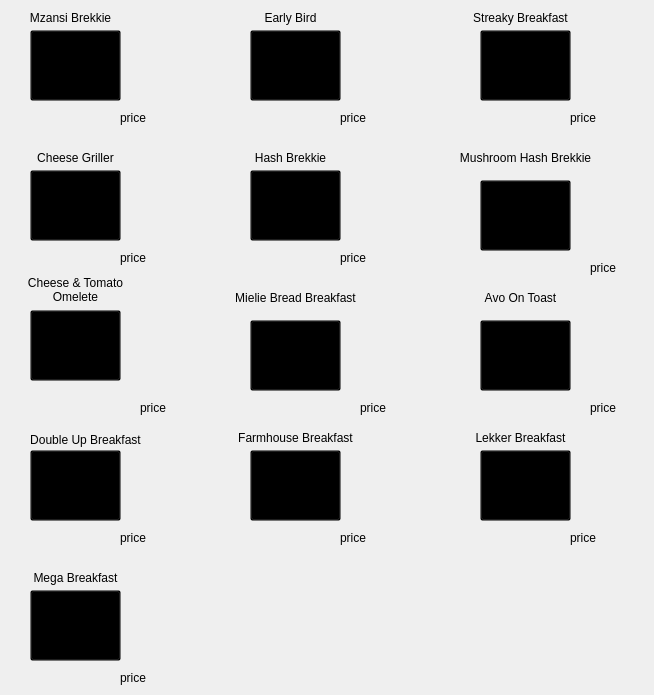
       <widget class="QWidget" name="breakfastPage">
        <widget class="QLabel" name="lblBreakfastPic1">
         <property name="geometry">
          <rect>
           <x>30</x>
           <y>30</y>
           <width>89</width>
           <height>71</height>
          </rect>
         </property>
         <property name="cursor">
          <cursorShape>PointingHandCursor</cursorShape>
         </property>
         <property name="text">
          <string/>
         </property>
         <property name="pixmap">
          <pixmap resource="resources.qrc">:/images/Breakfast/1.png</pixmap>
         </property>
         <property name="scaledContents">
          <bool>true</bool>
         </property>
        </widget>
        <widget class="QLabel" name="lblBreakfastText1">
         <property name="geometry">
          <rect>
           <x>10</x>
           <y>10</y>
           <width>121</width>
           <height>16</height>
          </rect>
         </property>
         <property name="text">
          <string>Mzansi Brekkie</string>
         </property>
         <property name="alignment">
          <set>Qt::AlignCenter</set>
         </property>
        </widget>
        <widget class="QLabel" name="lblBreakfastText2">
         <property name="geometry">
          <rect>
           <x>220</x>
           <y>10</y>
           <width>141</width>
           <height>16</height>
          </rect>
         </property>
         <property name="text">
          <string>Early Bird</string>
         </property>
         <property name="alignment">
          <set>Qt::AlignCenter</set>
         </property>
        </widget>
        <widget class="QLabel" name="lblBreakfastPic2">
         <property name="geometry">
          <rect>
           <x>250</x>
           <y>30</y>
           <width>89</width>
           <height>71</height>
          </rect>
         </property>
         <property name="cursor">
          <cursorShape>PointingHandCursor</cursorShape>
         </property>
         <property name="text">
          <string/>
         </property>
         <property name="pixmap">
          <pixmap resource="resources.qrc">:/images/Breakfast/2.png</pixmap>
         </property>
         <property name="scaledContents">
          <bool>true</bool>
         </property>
        </widget>
        <widget class="QLabel" name="lblBreakfastText3">
         <property name="geometry">
          <rect>
           <x>440</x>
           <y>10</y>
           <width>161</width>
           <height>16</height>
          </rect>
         </property>
         <property name="text">
          <string>Streaky Breakfast</string>
         </property>
         <property name="alignment">
          <set>Qt::AlignCenter</set>
         </property>
        </widget>
        <widget class="QLabel" name="lblBreakfastPic3">
         <property name="geometry">
          <rect>
           <x>480</x>
           <y>30</y>
           <width>89</width>
           <height>71</height>
          </rect>
         </property>
         <property name="cursor">
          <cursorShape>PointingHandCursor</cursorShape>
         </property>
         <property name="text">
          <string/>
         </property>
         <property name="pixmap">
          <pixmap resource="resources.qrc">:/images/Breakfast/3.png</pixmap>
         </property>
         <property name="scaledContents">
          <bool>true</bool>
         </property>
        </widget>
        <widget class="QLabel" name="lblBreakfastText4">
         <property name="geometry">
          <rect>
           <x>10</x>
           <y>150</y>
           <width>131</width>
           <height>16</height>
          </rect>
         </property>
         <property name="text">
          <string>Cheese Griller</string>
         </property>
         <property name="alignment">
          <set>Qt::AlignCenter</set>
         </property>
        </widget>
        <widget class="QLabel" name="lblBreakfastPic4">
         <property name="geometry">
          <rect>
           <x>30</x>
           <y>170</y>
           <width>89</width>
           <height>71</height>
          </rect>
         </property>
         <property name="cursor">
          <cursorShape>PointingHandCursor</cursorShape>
         </property>
         <property name="text">
          <string/>
         </property>
         <property name="pixmap">
          <pixmap resource="resources.qrc">:/images/Breakfast/4.PNG</pixmap>
         </property>
         <property name="scaledContents">
          <bool>true</bool>
         </property>
        </widget>
        <widget class="QLabel" name="lblBreakfastText5">
         <property name="geometry">
          <rect>
           <x>220</x>
           <y>150</y>
           <width>141</width>
           <height>16</height>
          </rect>
         </property>
         <property name="text">
          <string>Hash Brekkie</string>
         </property>
         <property name="alignment">
          <set>Qt::AlignCenter</set>
         </property>
        </widget>
        <widget class="QLabel" name="lblBreakfastPic5">
         <property name="geometry">
          <rect>
           <x>250</x>
           <y>170</y>
           <width>89</width>
           <height>71</height>
          </rect>
         </property>
         <property name="cursor">
          <cursorShape>PointingHandCursor</cursorShape>
         </property>
         <property name="text">
          <string/>
         </property>
         <property name="pixmap">
          <pixmap resource="resources.qrc">:/images/Breakfast/5.PNG</pixmap>
         </property>
         <property name="scaledContents">
          <bool>true</bool>
         </property>
        </widget>
        <widget class="QLabel" name="lblBreakfastText6">
         <property name="geometry">
          <rect>
           <x>430</x>
           <y>150</y>
           <width>191</width>
           <height>16</height>
          </rect>
         </property>
         <property name="text">
          <string>Mushroom Hash Brekkie</string>
         </property>
         <property name="alignment">
          <set>Qt::AlignCenter</set>
         </property>
        </widget>
        <widget class="QLabel" name="lblBreakfastPic6">
         <property name="geometry">
          <rect>
           <x>470</x>
           <y>170</y>
           <width>111</width>
           <height>81</height>
          </rect>
         </property>
         <property name="cursor">
          <cursorShape>PointingHandCursor</cursorShape>
         </property>
         <property name="text">
          <string/>
         </property>
         <property name="pixmap">
          <pixmap resource="resources.qrc">:/images/Breakfast/6.PNG</pixmap>
         </property>
         <property name="scaledContents">
          <bool>true</bool>
         </property>
        </widget>
        <widget class="QLabel" name="lblBreakfastText7">
         <property name="geometry">
          <rect>
           <x>10</x>
           <y>270</y>
           <width>131</width>
           <height>41</height>
          </rect>
         </property>
         <property name="text">
          <string>&lt;html&gt;&lt;head/&gt;&lt;body&gt;&lt;p&gt;Cheese &amp;amp; Tomato&lt;br/&gt;Omelete&lt;/p&gt;&lt;/body&gt;&lt;/html&gt;</string>
         </property>
         <property name="alignment">
          <set>Qt::AlignCenter</set>
         </property>
        </widget>
        <widget class="QLabel" name="lblBreakfastPic7">
         <property name="geometry">
          <rect>
           <x>20</x>
           <y>310</y>
           <width>111</width>
           <height>81</height>
          </rect>
         </property>
         <property name="cursor">
          <cursorShape>PointingHandCursor</cursorShape>
         </property>
         <property name="text">
          <string/>
         </property>
         <property name="pixmap">
          <pixmap resource="resources.qrc">:/images/Breakfast/7.PNG</pixmap>
         </property>
         <property name="scaledContents">
          <bool>true</bool>
         </property>
        </widget>
        <widget class="QLabel" name="lblBreakfastPic8">
         <property name="geometry">
          <rect>
           <x>240</x>
           <y>310</y>
           <width>111</width>
           <height>81</height>
          </rect>
         </property>
         <property name="cursor">
          <cursorShape>PointingHandCursor</cursorShape>
         </property>
         <property name="text">
          <string/>
         </property>
         <property name="pixmap">
          <pixmap resource="resources.qrc">:/images/Breakfast/8.PNG</pixmap>
         </property>
         <property name="scaledContents">
          <bool>true</bool>
         </property>
        </widget>
        <widget class="QLabel" name="lblBreakfastText8">
         <property name="geometry">
          <rect>
           <x>210</x>
           <y>290</y>
           <width>171</width>
           <height>16</height>
          </rect>
         </property>
         <property name="text">
          <string>Mielie Bread Breakfast</string>
         </property>
         <property name="alignment">
          <set>Qt::AlignCenter</set>
         </property>
        </widget>
        <widget class="QLabel" name="lblBreakfastPic9">
         <property name="geometry">
          <rect>
           <x>470</x>
           <y>310</y>
           <width>111</width>
           <height>81</height>
          </rect>
         </property>
         <property name="cursor">
          <cursorShape>PointingHandCursor</cursorShape>
         </property>
         <property name="text">
          <string/>
         </property>
         <property name="pixmap">
          <pixmap resource="resources.qrc">:/images/Breakfast/9.PNG</pixmap>
         </property>
         <property name="scaledContents">
          <bool>true</bool>
         </property>
        </widget>
        <widget class="QLabel" name="lblBreakfastText9">
         <property name="geometry">
          <rect>
           <x>460</x>
           <y>290</y>
           <width>121</width>
           <height>16</height>
          </rect>
         </property>
         <property name="text">
          <string>Avo On Toast</string>
         </property>
         <property name="alignment">
          <set>Qt::AlignCenter</set>
         </property>
        </widget>
        <widget class="QLabel" name="lblBreakfastPic10">
         <property name="geometry">
          <rect>
           <x>30</x>
           <y>450</y>
           <width>89</width>
           <height>71</height>
          </rect>
         </property>
         <property name="cursor">
          <cursorShape>PointingHandCursor</cursorShape>
         </property>
         <property name="text">
          <string/>
         </property>
         <property name="pixmap">
          <pixmap resource="resources.qrc">:/images/Breakfast/10.png</pixmap>
         </property>
         <property name="scaledContents">
          <bool>true</bool>
         </property>
        </widget>
        <widget class="QLabel" name="lblBreakfastText10">
         <property name="geometry">
          <rect>
           <x>10</x>
           <y>430</y>
           <width>151</width>
           <height>20</height>
          </rect>
         </property>
         <property name="text">
          <string>Double Up Breakfast</string>
         </property>
         <property name="alignment">
          <set>Qt::AlignCenter</set>
         </property>
        </widget>
        <widget class="QLabel" name="lblBreakfastPic11">
         <property name="geometry">
          <rect>
           <x>250</x>
           <y>450</y>
           <width>89</width>
           <height>71</height>
          </rect>
         </property>
         <property name="cursor">
          <cursorShape>PointingHandCursor</cursorShape>
         </property>
         <property name="text">
          <string/>
         </property>
         <property name="pixmap">
          <pixmap resource="resources.qrc">:/images/Breakfast/11.png</pixmap>
         </property>
         <property name="scaledContents">
          <bool>true</bool>
         </property>
        </widget>
        <widget class="QLabel" name="lblBreakfastText11">
         <property name="geometry">
          <rect>
           <x>220</x>
           <y>430</y>
           <width>151</width>
           <height>16</height>
          </rect>
         </property>
         <property name="text">
          <string>Farmhouse Breakfast</string>
         </property>
         <property name="alignment">
          <set>Qt::AlignCenter</set>
         </property>
        </widget>
        <widget class="QLabel" name="lblBreakfastText12">
         <property name="geometry">
          <rect>
           <x>450</x>
           <y>430</y>
           <width>141</width>
           <height>16</height>
          </rect>
         </property>
         <property name="text">
          <string>Lekker Breakfast</string>
         </property>
         <property name="alignment">
          <set>Qt::AlignCenter</set>
         </property>
        </widget>
        <widget class="QLabel" name="lblBreakfastPic12">
         <property name="geometry">
          <rect>
           <x>480</x>
           <y>450</y>
           <width>89</width>
           <height>71</height>
          </rect>
         </property>
         <property name="cursor">
          <cursorShape>PointingHandCursor</cursorShape>
         </property>
         <property name="text">
          <string/>
         </property>
         <property name="pixmap">
          <pixmap resource="resources.qrc">:/images/Breakfast/12.png</pixmap>
         </property>
         <property name="scaledContents">
          <bool>true</bool>
         </property>
        </widget>
        <widget class="QLabel" name="lblBreakfastText13">
         <property name="geometry">
          <rect>
           <x>10</x>
           <y>570</y>
           <width>131</width>
           <height>16</height>
          </rect>
         </property>
         <property name="text">
          <string>Mega Breakfast</string>
         </property>
         <property name="alignment">
          <set>Qt::AlignCenter</set>
         </property>
        </widget>
        <widget class="QLabel" name="lblBreakfastPic13">
         <property name="geometry">
          <rect>
           <x>30</x>
           <y>590</y>
           <width>89</width>
           <height>71</height>
          </rect>
         </property>
         <property name="cursor">
          <cursorShape>PointingHandCursor</cursorShape>
         </property>
         <property name="text">
          <string/>
         </property>
         <property name="pixmap">
          <pixmap resource="resources.qrc">:/images/Breakfast/13.png</pixmap>
         </property>
         <property name="scaledContents">
          <bool>true</bool>
         </property>
        </widget>
        <widget class="QLabel" name="lblBreakfastTextPrice1">
         <property name="geometry">
          <rect>
           <x>120</x>
           <y>110</y>
           <width>55</width>
           <height>16</height>
          </rect>
         </property>
         <property name="text">
          <string>price</string>
         </property>
        </widget>
        <widget class="QLabel" name="lblBreakfastTextPrice2">
         <property name="geometry">
          <rect>
           <x>340</x>
           <y>110</y>
           <width>55</width>
           <height>16</height>
          </rect>
         </property>
         <property name="text">
          <string>price</string>
         </property>
        </widget>
        <widget class="QLabel" name="lblBreakfastTextPrice3">
         <property name="geometry">
          <rect>
           <x>570</x>
           <y>110</y>
           <width>55</width>
           <height>16</height>
          </rect>
         </property>
         <property name="text">
          <string>price</string>
         </property>
        </widget>
        <widget class="QLabel" name="lblBreakfastTextPrice4">
         <property name="geometry">
          <rect>
           <x>120</x>
           <y>250</y>
           <width>55</width>
           <height>16</height>
          </rect>
         </property>
         <property name="text">
          <string>price</string>
         </property>
        </widget>
        <widget class="QLabel" name="lblBreakfastTextPrice5">
         <property name="geometry">
          <rect>
           <x>340</x>
           <y>250</y>
           <width>55</width>
           <height>16</height>
          </rect>
         </property>
         <property name="text">
          <string>price</string>
         </property>
        </widget>
        <widget class="QLabel" name="lblBreakfastTextPrice6">
         <property name="geometry">
          <rect>
           <x>590</x>
           <y>260</y>
           <width>55</width>
           <height>16</height>
          </rect>
         </property>
         <property name="text">
          <string>price</string>
         </property>
        </widget>
        <widget class="QLabel" name="lblBreakfastTextPrice7">
         <property name="geometry">
          <rect>
           <x>140</x>
           <y>400</y>
           <width>55</width>
           <height>16</height>
          </rect>
         </property>
         <property name="text">
          <string>price</string>
         </property>
        </widget>
        <widget class="QLabel" name="lblBreakfastTextPrice8">
         <property name="geometry">
          <rect>
           <x>360</x>
           <y>400</y>
           <width>55</width>
           <height>16</height>
          </rect>
         </property>
         <property name="text">
          <string>price</string>
         </property>
        </widget>
        <widget class="QLabel" name="lblBreakfastTextPrice9">
         <property name="geometry">
          <rect>
           <x>590</x>
           <y>400</y>
           <width>55</width>
           <height>16</height>
          </rect>
         </property>
         <property name="text">
          <string>price</string>
         </property>
        </widget>
        <widget class="QLabel" name="lblBreakfastTextPrice10">
         <property name="geometry">
          <rect>
           <x>120</x>
           <y>530</y>
           <width>55</width>
           <height>16</height>
          </rect>
         </property>
         <property name="text">
          <string>price</string>
         </property>
        </widget>
        <widget class="QLabel" name="lblBreakfastTextPrice11">
         <property name="geometry">
          <rect>
           <x>340</x>
           <y>530</y>
           <width>55</width>
           <height>16</height>
          </rect>
         </property>
         <property name="text">
          <string>price</string>
         </property>
        </widget>
        <widget class="QLabel" name="lblBreakfastTextPrice12">
         <property name="geometry">
          <rect>
           <x>570</x>
           <y>530</y>
           <width>55</width>
           <height>16</height>
          </rect>
         </property>
         <property name="text">
          <string>price</string>
         </property>
        </widget>
        <widget class="QLabel" name="lblBreakfastTextPrice13">
         <property name="geometry">
          <rect>
           <x>120</x>
           <y>670</y>
           <width>55</width>
           <height>16</height>
          </rect>
         </property>
         <property name="text">
          <string>price</string>
         </property>
        </widget>
        <widget class="QPushButton" name="pBBreakfast1">
         <property name="geometry">
          <rect>
           <x>30</x>
           <y>30</y>
           <width>91</width>
           <height>71</height>
          </rect>
         </property>
         <property name="cursor">
          <cursorShape>PointingHandCursor</cursorShape>
         </property>
         <property name="styleSheet">
          <string notr="true">background-color: transparent;</string>
         </property>
         <property name="text">
          <string/>
         </property>
        </widget>
        <widget class="QPushButton" name="pBBreakfast2">
         <property name="geometry">
          <rect>
           <x>250</x>
           <y>30</y>
           <width>91</width>
           <height>71</height>
          </rect>
         </property>
         <property name="cursor">
          <cursorShape>PointingHandCursor</cursorShape>
         </property>
         <property name="styleSheet">
          <string notr="true">background-color: transparent;</string>
         </property>
         <property name="text">
          <string/>
         </property>
        </widget>
        <widget class="QPushButton" name="pBBreakfast3">
         <property name="geometry">
          <rect>
           <x>480</x>
           <y>30</y>
           <width>91</width>
           <height>71</height>
          </rect>
         </property>
         <property name="cursor">
          <cursorShape>PointingHandCursor</cursorShape>
         </property>
         <property name="styleSheet">
          <string notr="true">background-color: transparent;</string>
         </property>
         <property name="text">
          <string/>
         </property>
        </widget>
        <widget class="QPushButton" name="pBBreakfast4">
         <property name="geometry">
          <rect>
           <x>30</x>
           <y>170</y>
           <width>91</width>
           <height>71</height>
          </rect>
         </property>
         <property name="cursor">
          <cursorShape>PointingHandCursor</cursorShape>
         </property>
         <property name="styleSheet">
          <string notr="true">background-color: transparent;</string>
         </property>
         <property name="text">
          <string/>
         </property>
        </widget>
        <widget class="QPushButton" name="pBBreakfast5">
         <property name="geometry">
          <rect>
           <x>250</x>
           <y>170</y>
           <width>91</width>
           <height>71</height>
          </rect>
         </property>
         <property name="cursor">
          <cursorShape>PointingHandCursor</cursorShape>
         </property>
         <property name="styleSheet">
          <string notr="true">background-color: transparent;</string>
         </property>
         <property name="text">
          <string/>
         </property>
        </widget>
        <widget class="QPushButton" name="pBBreakfast6">
         <property name="geometry">
          <rect>
           <x>480</x>
           <y>180</y>
           <width>91</width>
           <height>71</height>
          </rect>
         </property>
         <property name="cursor">
          <cursorShape>PointingHandCursor</cursorShape>
         </property>
         <property name="styleSheet">
          <string notr="true">background-color: transparent;</string>
         </property>
         <property name="text">
          <string/>
         </property>
        </widget>
        <widget class="QPushButton" name="pBBreakfast7">
         <property name="geometry">
          <rect>
           <x>30</x>
           <y>310</y>
           <width>91</width>
           <height>71</height>
          </rect>
         </property>
         <property name="cursor">
          <cursorShape>PointingHandCursor</cursorShape>
         </property>
         <property name="styleSheet">
          <string notr="true">background-color: transparent;</string>
         </property>
         <property name="text">
          <string/>
         </property>
        </widget>
        <widget class="QPushButton" name="pBBreakfast8">
         <property name="geometry">
          <rect>
           <x>250</x>
           <y>320</y>
           <width>91</width>
           <height>71</height>
          </rect>
         </property>
         <property name="cursor">
          <cursorShape>PointingHandCursor</cursorShape>
         </property>
         <property name="styleSheet">
          <string notr="true">background-color: transparent;</string>
         </property>
         <property name="text">
          <string/>
         </property>
        </widget>
        <widget class="QPushButton" name="pBBreakfast9">
         <property name="geometry">
          <rect>
           <x>480</x>
           <y>320</y>
           <width>91</width>
           <height>71</height>
          </rect>
         </property>
         <property name="cursor">
          <cursorShape>PointingHandCursor</cursorShape>
         </property>
         <property name="styleSheet">
          <string notr="true">background-color: transparent;</string>
         </property>
         <property name="text">
          <string/>
         </property>
        </widget>
        <widget class="QPushButton" name="pBBreakfast10">
         <property name="geometry">
          <rect>
           <x>30</x>
           <y>450</y>
           <width>91</width>
           <height>71</height>
          </rect>
         </property>
         <property name="cursor">
          <cursorShape>PointingHandCursor</cursorShape>
         </property>
         <property name="styleSheet">
          <string notr="true">background-color: transparent;</string>
         </property>
         <property name="text">
          <string/>
         </property>
        </widget>
        <widget class="QPushButton" name="pBBreakfast11">
         <property name="geometry">
          <rect>
           <x>250</x>
           <y>450</y>
           <width>91</width>
           <height>71</height>
          </rect>
         </property>
         <property name="cursor">
          <cursorShape>PointingHandCursor</cursorShape>
         </property>
         <property name="styleSheet">
          <string notr="true">background-color: transparent;</string>
         </property>
         <property name="text">
          <string/>
         </property>
        </widget>
        <widget class="QPushButton" name="pBBreakfast12">
         <property name="geometry">
          <rect>
           <x>480</x>
           <y>450</y>
           <width>91</width>
           <height>71</height>
          </rect>
         </property>
         <property name="cursor">
          <cursorShape>PointingHandCursor</cursorShape>
         </property>
         <property name="styleSheet">
          <string notr="true">background-color: transparent;</string>
         </property>
         <property name="text">
          <string/>
         </property>
        </widget>
        <widget class="QPushButton" name="pBBreakfast13">
         <property name="geometry">
          <rect>
           <x>30</x>
           <y>590</y>
           <width>91</width>
           <height>71</height>
          </rect>
         </property>
         <property name="cursor">
          <cursorShape>PointingHandCursor</cursorShape>
         </property>
         <property name="styleSheet">
          <string notr="true">background-color: transparent;</string>
         </property>
         <property name="text">
          <string/>
         </property>
        </widget>
       </widget>
